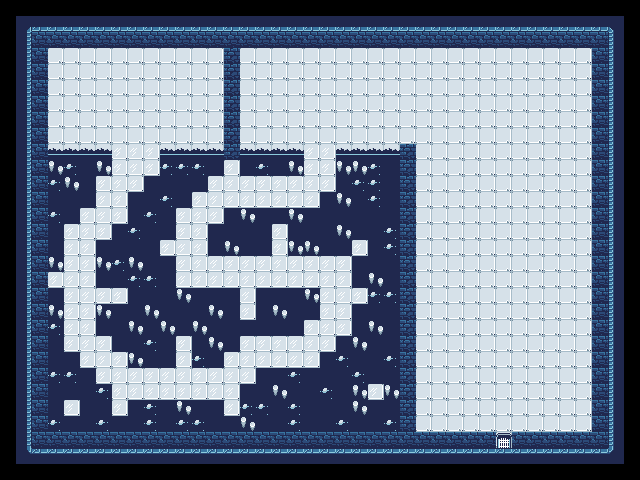

Rendered tile map (Tiled .tmx) drawn with the repository's tilesets; below, a short description and the full map source, tile grids included:
An orthogonal 40x30 tile map with 16x16 px tiles, 2 tile layers (Chao, Parede).

<map version="1.5" tiledversion="2021.03.23" orientation="orthogonal" renderorder="right-down" width="40" height="30" tilewidth="16" tileheight="16" infinite="0" nextlayerid="3" nextobjectid="1">
 <tileset firstgid="1" source="MapaV3.tsx" />
 <layer id="1" name="Chao" width="40" height="30">
  <data encoding="csv">
0,0,0,0,0,0,0,0,0,0,0,0,0,0,0,0,0,0,0,0,0,0,0,0,0,0,0,0,0,0,0,0,0,0,0,0,0,0,0,0,
0,34,34,34,34,34,34,34,34,34,34,34,34,34,34,34,34,34,34,34,34,34,34,34,34,34,34,34,34,34,34,34,34,34,34,34,34,34,34,0,
0,34,34,34,34,34,34,34,34,34,34,34,34,34,34,34,34,34,34,34,34,34,34,34,34,34,34,34,34,34,34,34,34,34,34,34,34,34,34,0,
0,34,34,34,34,34,34,34,34,34,34,34,34,34,34,34,34,34,34,34,34,34,34,34,34,34,34,34,34,34,34,34,34,34,34,34,34,34,34,0,
0,34,34,34,34,34,34,34,34,34,34,34,34,34,34,34,34,34,34,34,34,34,34,34,34,34,34,34,34,34,34,34,34,34,34,34,34,34,34,0,
0,34,34,34,34,34,34,34,34,34,34,34,34,34,34,34,34,34,34,34,34,34,34,34,34,34,34,34,34,34,34,34,34,34,34,34,34,34,34,0,
0,34,34,34,34,34,34,34,34,34,34,34,34,34,34,34,34,34,34,34,34,34,34,34,34,34,34,34,34,34,34,34,34,34,34,34,34,34,34,0,
0,34,34,34,34,34,34,34,34,34,34,34,34,34,34,34,34,34,34,34,34,34,34,34,34,34,34,34,34,34,34,34,34,34,34,34,34,34,34,0,
0,34,34,34,34,34,34,34,34,34,34,34,34,34,34,34,34,34,34,34,34,34,34,34,34,34,34,34,34,34,34,34,34,34,34,34,34,34,34,0,
0,34,34,15,15,15,15,79,79,79,15,15,15,15,34,15,15,15,15,79,79,15,15,15,15,34,34,34,34,34,34,34,34,34,34,34,34,34,34,0,
0,34,34,89,31,109,89,79,79,79,31,31,31,109,79,109,31,109,89,79,79,89,89,31,109,34,34,34,34,34,34,34,34,34,34,34,34,34,34,0,
0,34,34,31,89,109,79,79,79,109,109,109,109,79,79,79,79,79,79,79,79,109,31,31,109,34,34,34,34,34,34,34,34,34,34,34,34,34,34,0,
0,34,34,109,109,109,79,79,109,109,31,109,79,79,79,79,79,79,79,79,109,89,109,31,109,34,34,34,34,34,34,34,34,34,34,34,34,34,34,0,
0,34,34,31,109,79,79,79,109,31,109,79,79,79,109,89,109,109,89,109,109,109,109,109,109,34,34,34,34,34,34,34,34,34,34,34,34,34,34,0,
0,34,34,109,79,79,79,109,31,109,109,79,79,109,109,109,109,79,109,109,109,89,109,109,31,34,34,34,34,34,34,34,34,34,34,34,34,34,34,0,
0,34,34,109,79,79,109,109,109,109,79,79,79,109,89,109,109,79,89,89,109,109,79,109,31,34,34,34,34,34,34,34,34,34,34,34,34,34,34,0,
0,34,34,89,79,79,89,31,89,109,109,79,79,79,79,79,79,79,79,79,79,79,109,109,109,34,34,34,34,34,34,34,34,34,34,34,34,34,34,0,
0,34,34,79,79,79,109,109,31,31,109,79,79,79,79,79,79,79,79,79,79,79,109,89,109,34,34,34,34,34,34,34,34,34,34,34,34,34,34,0,
0,34,34,109,79,79,79,79,109,109,109,89,109,109,109,79,109,109,109,89,79,79,79,31,31,34,34,34,34,34,34,34,34,34,34,34,34,34,34,0,
0,34,89,89,79,79,89,109,109,89,109,109,109,89,109,79,109,89,109,109,79,79,109,109,109,34,34,34,34,34,34,34,34,34,34,34,34,34,34,0,
0,34,34,31,79,79,109,109,89,109,89,109,89,109,109,109,109,109,109,79,79,79,109,89,109,34,34,34,34,34,34,34,34,34,34,34,34,34,34,0,
0,34,34,109,79,79,79,109,109,31,109,79,109,89,109,79,79,79,79,79,79,109,89,109,109,34,34,34,34,34,34,34,34,34,34,34,34,34,34,0,
0,34,34,109,109,79,79,79,89,109,109,79,31,109,79,79,79,79,79,79,109,31,109,109,31,34,34,34,34,34,34,34,34,34,34,34,34,34,34,0,
0,34,34,31,31,109,79,79,79,79,79,79,79,79,79,79,109,109,31,109,109,109,31,109,109,34,34,34,34,34,34,34,34,34,34,34,34,34,34,0,
0,34,34,109,109,109,31,79,79,79,79,79,79,79,79,109,109,89,109,109,31,109,89,79,89,34,34,34,34,34,34,34,34,34,34,34,34,34,34,0,
0,34,34,109,79,109,109,79,109,31,109,89,109,109,79,31,31,109,31,109,109,109,89,109,109,34,34,34,34,34,34,34,34,34,34,34,34,34,34,0,
0,34,34,31,109,109,31,109,109,31,109,31,31,109,109,89,109,109,31,109,109,31,109,109,31,34,34,34,34,34,34,34,34,34,34,34,34,34,34,0,
0,34,34,34,34,34,34,34,34,34,34,34,34,34,34,34,34,34,34,34,34,34,34,34,34,34,34,34,34,34,34,34,34,34,34,34,34,34,34,0,
0,34,34,34,34,34,34,34,34,34,34,34,34,34,34,34,34,34,34,34,34,34,34,34,34,34,34,34,34,34,34,34,34,34,34,34,34,34,34,0,
0,0,0,0,0,0,0,0,0,0,0,0,0,0,0,0,0,0,0,0,0,0,0,0,0,0,0,0,0,0,0,0,0,0,0,0,0,0,0,0
</data>
 </layer>
 <layer id="2" name="Parede" width="40" height="30">
  <data encoding="csv">
0,0,0,0,0,0,0,0,0,0,0,0,0,0,0,0,0,0,0,0,0,0,0,0,0,0,0,0,0,0,0,0,0,0,0,0,0,0,0,0,
0,1,2,2,2,2,2,2,2,2,2,2,2,2,2,2,2,2,2,2,2,2,2,2,2,2,2,2,2,2,2,2,2,2,2,2,2,2,4,0,
0,17,19,19,19,19,19,19,19,19,19,19,19,19,19,19,19,19,19,19,19,19,19,19,19,19,19,19,19,19,19,19,19,19,19,19,19,19,20,0,
0,17,19,0,0,0,0,0,0,0,0,0,0,0,18,0,0,0,0,0,0,0,0,0,0,0,0,0,0,0,0,0,0,0,0,0,0,19,20,0,
0,17,19,0,0,0,0,0,0,0,0,0,0,0,18,0,0,0,0,0,0,0,0,0,0,0,0,0,0,0,0,0,0,0,0,0,0,19,20,0,
0,17,19,0,0,0,0,0,0,0,0,0,0,0,18,0,0,0,0,0,0,0,0,0,0,0,0,0,0,0,0,0,0,0,0,0,0,19,20,0,
0,17,19,0,0,0,0,0,0,0,0,0,0,0,18,0,0,0,0,0,0,0,0,0,0,0,0,0,0,0,0,0,0,0,0,0,0,19,20,0,
0,17,19,0,0,0,0,0,0,0,0,0,0,0,18,0,0,0,0,0,0,0,0,0,0,0,0,0,0,0,0,0,0,0,0,0,0,19,20,0,
0,17,19,0,0,0,0,0,0,0,0,0,0,0,18,0,0,0,0,0,0,0,0,0,0,0,0,0,0,0,0,0,0,0,0,0,0,19,20,0,
0,17,19,0,0,0,0,0,0,0,0,0,0,0,18,0,0,0,0,0,0,0,0,0,0,18,0,0,0,0,0,0,0,0,0,0,0,19,20,0,
0,17,19,0,0,0,0,0,0,0,0,0,0,0,0,0,0,0,0,0,0,0,0,0,0,18,0,0,0,0,0,0,0,0,0,0,0,19,20,0,
0,17,19,0,0,0,0,0,0,0,0,0,0,0,0,0,0,0,0,0,0,0,0,0,0,18,0,0,0,0,0,0,0,0,0,0,0,19,20,0,
0,17,19,0,0,0,0,0,0,0,0,0,0,0,0,0,0,0,0,0,0,0,0,0,0,18,0,0,0,0,0,0,0,0,0,0,0,19,20,0,
0,17,19,0,0,0,0,0,0,0,0,0,0,0,0,0,0,0,0,0,0,0,0,0,0,18,0,0,0,0,0,0,0,0,0,0,0,19,20,0,
0,17,19,0,0,0,0,0,0,0,0,0,0,0,0,0,0,0,0,0,0,0,0,0,0,18,0,0,0,0,0,0,0,0,0,0,0,19,20,0,
0,17,19,0,0,0,0,0,0,0,0,0,0,0,0,0,0,0,0,0,0,0,0,0,0,18,0,0,0,0,0,0,0,0,0,0,0,19,20,0,
0,17,19,0,0,0,0,0,0,0,0,0,0,0,0,0,0,0,0,0,0,0,0,0,0,18,0,0,0,0,0,0,0,0,0,0,0,19,20,0,
0,17,19,0,0,0,0,0,0,0,0,0,0,0,0,0,0,0,0,0,0,0,0,0,0,18,0,0,0,0,0,0,0,0,0,0,0,19,20,0,
0,17,19,0,0,0,0,0,0,0,0,0,0,0,0,0,0,0,0,0,0,0,0,0,0,18,0,0,0,0,0,0,0,0,0,0,0,19,20,0,
0,17,19,0,0,0,0,0,0,0,0,0,0,0,0,0,0,0,0,0,0,0,0,0,0,18,0,0,0,0,0,0,0,0,0,0,0,19,20,0,
0,17,19,0,0,0,0,0,0,0,0,0,0,0,0,0,0,0,0,0,0,0,0,0,0,18,0,0,0,0,0,0,0,0,0,0,0,19,20,0,
0,17,19,0,0,0,0,0,0,0,0,0,0,0,0,0,0,0,0,0,0,0,0,0,0,18,0,0,0,0,0,0,0,0,0,0,0,19,20,0,
0,17,19,0,0,0,0,0,0,0,0,0,0,0,0,0,0,0,0,0,0,0,0,0,0,18,0,0,0,0,0,0,0,0,0,0,0,19,20,0,
0,17,19,0,0,0,0,0,0,0,0,0,0,0,0,0,0,0,0,0,0,0,0,0,0,18,0,0,0,0,0,0,0,0,0,0,0,19,20,0,
0,17,19,0,0,0,0,0,0,0,0,0,0,0,0,0,0,0,0,0,0,0,0,0,0,18,0,0,0,0,0,0,0,0,0,0,0,19,20,0,
0,17,19,0,0,0,0,0,0,0,0,0,0,0,0,0,0,0,0,0,0,0,0,0,0,18,0,0,0,0,0,0,0,0,0,0,0,19,20,0,
0,17,19,0,0,0,0,0,0,0,0,0,0,0,0,0,0,0,0,0,0,0,0,0,0,18,0,0,0,0,0,0,0,0,0,0,0,19,20,0,
0,17,19,19,19,19,19,19,19,19,19,19,19,19,19,19,19,19,19,19,19,19,19,19,19,19,19,19,19,19,19,42,19,19,19,19,19,19,20,0,
0,49,50,50,50,50,50,50,50,50,50,50,50,50,50,50,50,50,50,50,50,50,50,50,50,50,50,50,50,50,50,50,50,50,50,50,50,50,52,0,
0,0,0,0,0,0,0,0,0,0,0,0,0,0,0,0,0,0,0,0,0,0,0,0,0,0,0,0,0,0,0,0,0,0,0,0,0,0,0,0
</data>
 </layer>
</map>
